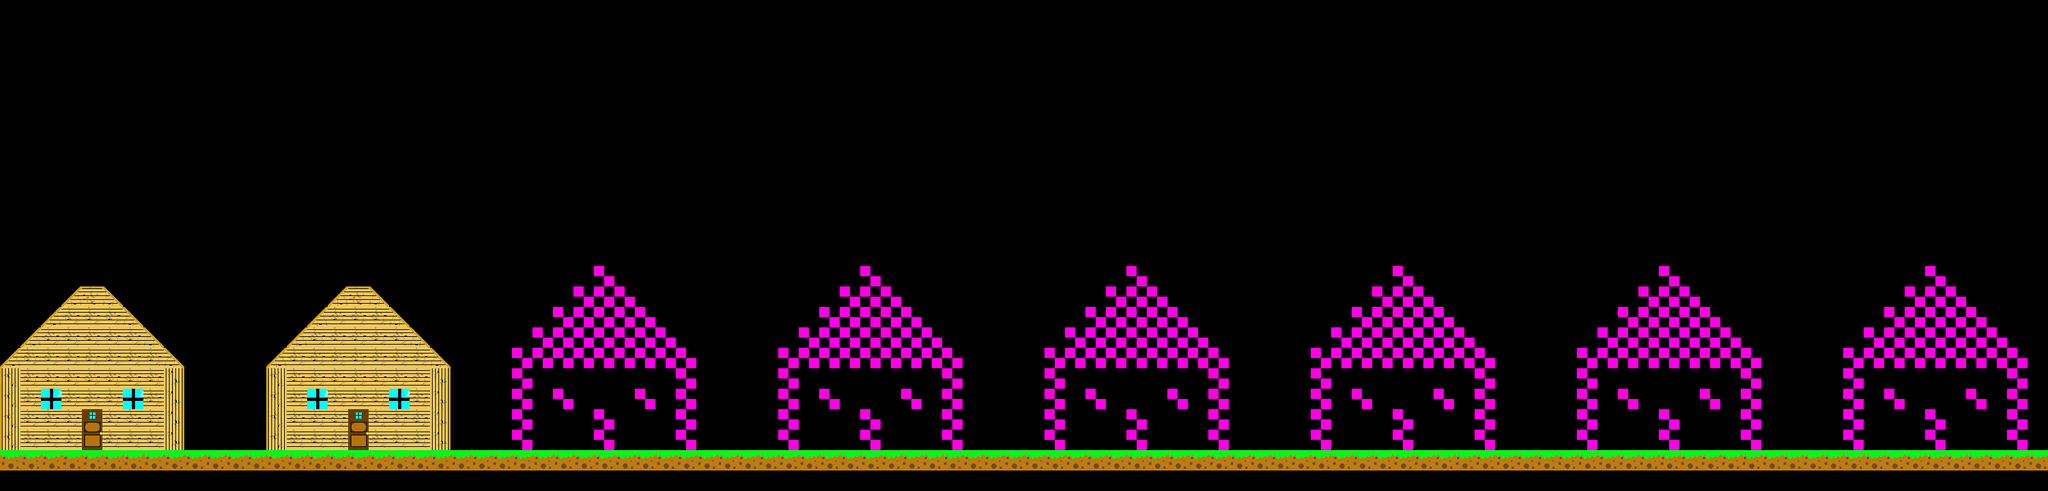

The image is a tile-based game level rendered from a .tmx file. Its description and source (layers, tilesets, objects; grid data summarised) follow:
An orthogonal 100x24 tile map with 32x32 px tiles, 2 tile layers (Ground, Building) and 4 objects (Ground, Entrance 2, Spawn).

<map version="1.0" orientation="orthogonal" renderorder="right-up" width="100" height="24" tilewidth="32" tileheight="32" nextobjectid="29">
 <tileset firstgid="1" name="world" tilewidth="32" tileheight="32" tilecount="16" columns="4">
  <image source="world.png" width="128" height="128" />
  <tile id="9">
   <properties>
    <property name="isSlope" type="bool" value="true" />
    <property name="slopeTopLeft" type="int" value="0" />
    <property name="slopeTopRight" type="int" value="32" />
   </properties>
  </tile>
  <tile id="10">
   <properties>
    <property name="isSlope" type="bool" value="true" />
    <property name="slopeTopLeft" type="int" value="32" />
    <property name="slopeTopRight" type="int" value="0" />
   </properties>
  </tile>
 </tileset>
 <objectgroup name="Ground Objects">
  <object id="8" name="Ground" x="0" y="704" width="3200" height="32" />
 </objectgroup>
 <objectgroup name="Collision">
  <object id="24" x="802" y="416" width="277" height="283" />
 </objectgroup>
 <layer name="Ground" width="100" height="24">
  <data>[2400 cells, 342 non-empty, 3 distinct tile ids]</data>
 </layer>
 <layer name="Building" width="100" height="24">
  <data>[2400 cells, 120 non-empty, 9 distinct tile ids]</data>
 </layer>
 <objectgroup name="Entrances">
  <object id="17" name="Entrance 2" x="544" y="640" width="32" height="64" />
  <object id="20" name="Spawn" x="191" y="605" width="32" height="32" />
 </objectgroup>
</map>